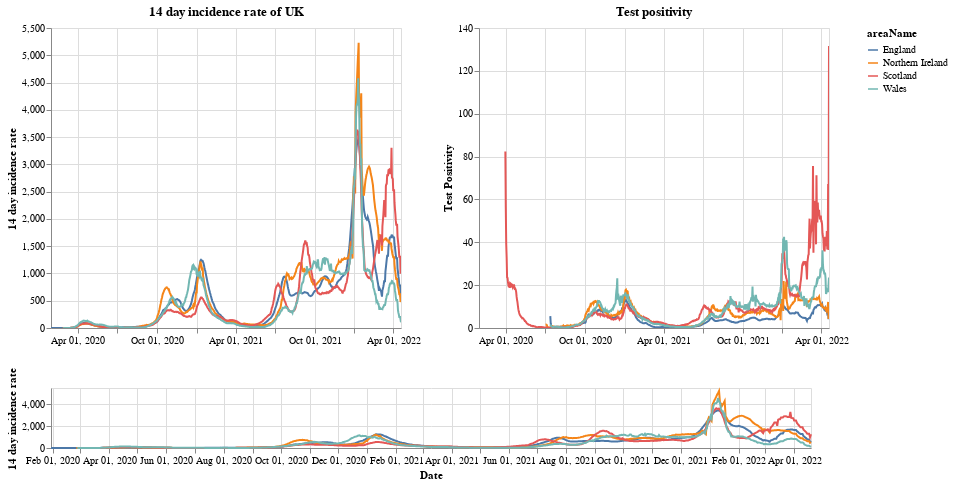

This figure's notebook cell:
### Markdown cell above
# Plots

First a plot with each country in the UK. The top right shows the positivity rate for (which is the percentage of registered tests which were positive) while the top left is the 14 day incidence rate. The bottom chart can be used to select the timeframe (does not work on a mobile device).

### Code cell
#collapse
brush = alt.selection(type='interval', name='DateBrush',encodings=['x'],fields=['Time'])
leg_selection = alt.selection_multi(fields=['areaName'], bind='legend')

base = alt.Chart(uk_cases).mark_line().encode(
    x=alt.X("yearmonthdate(date):T", axis=alt.Axis(title='Date')),
    y=alt.Y("twoWeeklyCasesRate:Q", axis=alt.Axis(title='14 day incidence rate')),
    tooltip=['areaName', 'date','twoWeeklyCasesRate', 'testPositivity'],
    color='areaName',
    opacity=alt.condition(leg_selection, alt.value(2), alt.value(0.1))
).add_selection(leg_selection).properties(width=350)

upper = base.encode(alt.X('yearmonthdate(date):T', axis=alt.Axis(title=''),
                         scale=alt.Scale(domain=brush))
                   ).properties(title=f'14 day incidence rate of UK')
upper_right = upper.encode(alt.Y('testPositivity:Q', axis=alt.Axis(title='Test Positivity'))).properties(title='Test positivity')
lower = base.properties(height=60, width = 760).add_selection(brush)

(upper | upper_right) & lower

### Figure 1 — Vega-Lite specification as saved in the notebook (floating-point values rounded to 4 significant figures; data arrays with more than 128 entries replaced by an {"elided": "..."} marker saying what was removed)
{"config": {"view": {"continuousWidth": 400, "continuousHeight": 300}}, "vconcat": [{"hconcat": [{"mark": "line", "encoding": {"color": {"type": "nominal", "field": "areaName"}, "opacity": {"condition": {"value": 2, "selection": "selector001"}, "value": 0.1}, "tooltip": [{"type": "nominal", "field": "areaName"}, {"type": "temporal", "field": "date"}, {"type": "quantitative", "field": "twoWeeklyCasesRate"}, {"type": "quantitative", "field": "testPositivity"}], "x": {"type": "temporal", "axis": {"title": ""}, "field": "date", "scale": {"domain": {"selection": "DateBrush"}}, "timeUnit": "yearmonthdate"}, "y": {"type": "quantitative", "axis": {"title": "14 day incidence rate"}, "field": "twoWeeklyCasesRate"}}, "selection": {"selector001": {"type": "multi", "fields": ["areaName"], "bind": "legend"}}, "title": "14 day incidence rate of UK", "width": 350}, {"mark": "line", "encoding": {"color": {"type": "nominal", "field": "areaName"}, "opacity": {"condition": {"value": 2, "selection": "selector001"}, "value": 0.1}, "tooltip": [{"type": "nominal", "field": "areaName"}, {"type": "temporal", "field": "date"}, {"type": "quantitative", "field": "twoWeeklyCasesRate"}, {"type": "quantitative", "field": "testPositivity"}], "x": {"type": "temporal", "axis": {"title": ""}, "field": "date", "scale": {"domain": {"selection": "DateBrush"}}, "timeUnit": "yearmonthdate"}, "y": {"type": "quantitative", "axis": {"title": "Test Positivity"}, "field": "testPositivity"}}, "selection": {"selector001": {"type": "multi", "fields": ["areaName"], "bind": "legend"}}, "title": "Test positivity", "width": 350}]}, {"mark": "line", "encoding": {"color": {"type": "nominal", "field": "areaName"}, "opacity": {"condition": {"value": 2, "selection": "selector001"}, "value": 0.1}, "tooltip": [{"type": "nominal", "field": "areaName"}, {"type": "temporal", "field": "date"}, {"type": "quantitative", "field": "twoWeeklyCasesRate"}, {"type": "quantitative", "field": "testPositivity"}], "x": {"type": "temporal", "axis": {"title": "Date"}, "field": "date", "timeUnit": "yearmonthdate"}, "y": {"type": "quantitative", "axis": {"title": "14 day incidence rate"}, "field": "twoWeeklyCasesRate"}}, "height": 60, "selection": {"selector001": {"type": "multi", "fields": ["areaName"], "bind": "legend"}, "DateBrush": {"type": "interval", "encodings": ["x"], "fields": ["Time"]}}, "width": 760}], "data": {"name": "data-99bfc6d61c99d0fe18ee90e97f146d7c"}, "$schema": "https://vega.github.io/schema/vega-lite/v4.8.1.json", "datasets": {"data-99bfc6d61c99d0fe18ee90e97f146d7c": {"elided": "3160 records"}}}
